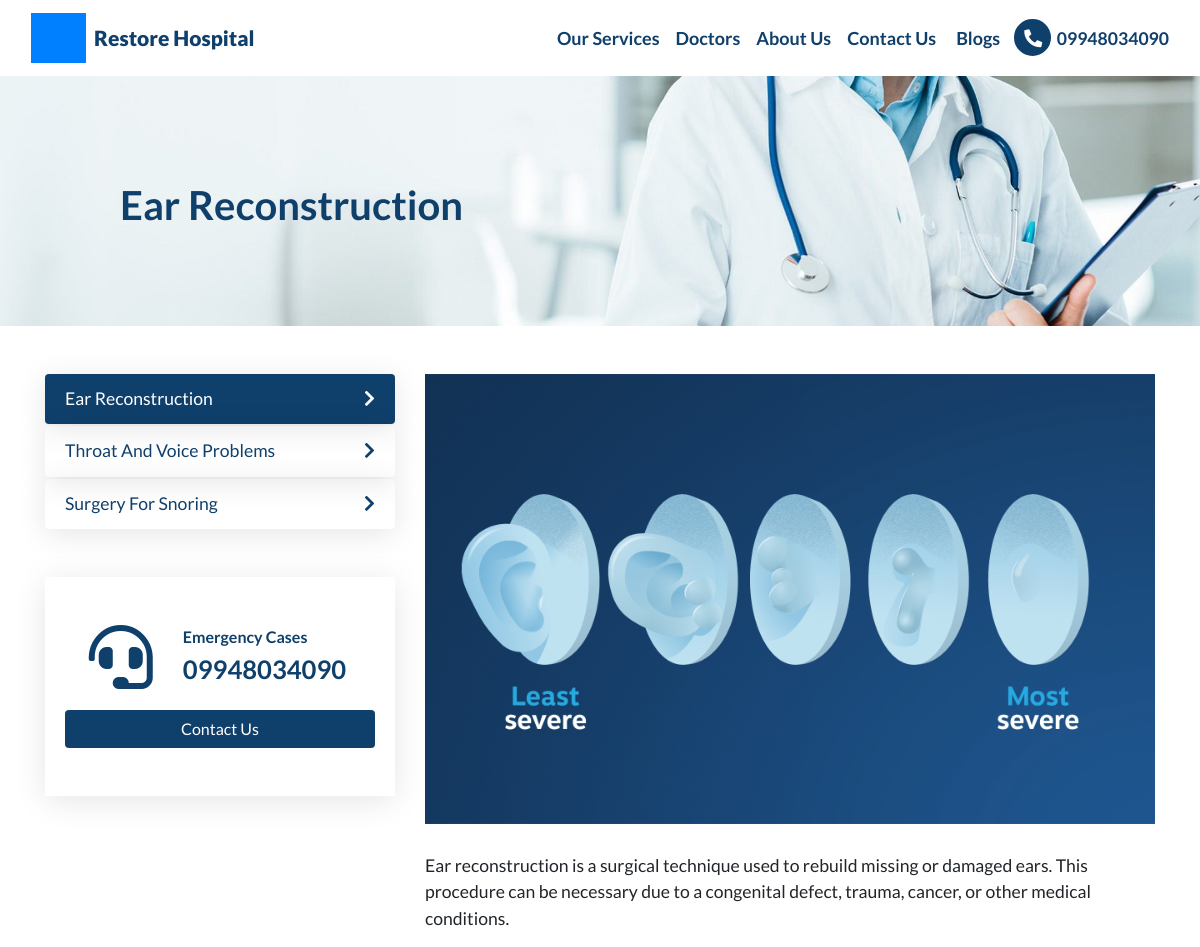
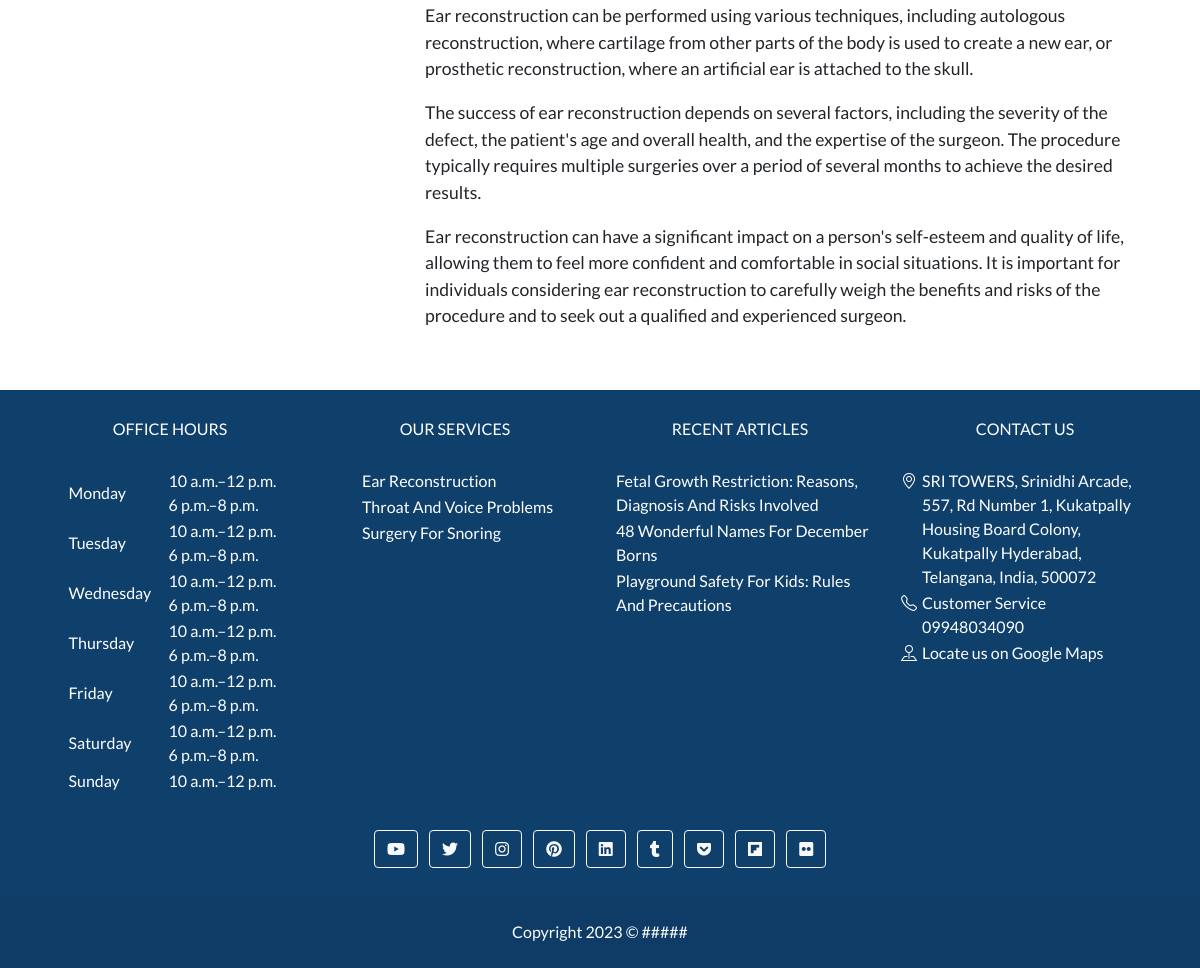
Screenshot of /services/ear-reconstruction/ with the database file from the repository (2 pictures, top to bottom).
### web_app/models.py (models this page shows, shortened)
class CustomSiteContent(models.Model):
    STATUS_CHOICE = (
        ("draft", "Draft"),
        ("published", "Published")
    )
    site_name = models.CharField(max_length=255)
    site_url = models.CharField(max_length=255)
    logo = models.ImageField(upload_to="logo/")
    favicon = models.ImageField(upload_to="logo/")
    nav_brand_html = RichTextUploadingField()
    nav_html = RichTextUploadingField()
    footer_html = RichTextUploadingField(null=True, blank=True)
    nav_icon_html = models.CharField(max_length=255, null=True, blank=True)
    social_links_html = models.TextField(null=True, blank=True)
    script = models.TextField(null=True, blank=True)
    copyright_text = models.CharField(max_length=255, null=True, blank=True)
    status = models.CharField(max_length=20, choices=STATUS_CHOICE, default="draft")
    created_at = models.DateTimeField(auto_now_add=True)
    updated_at = models.DateTimeField(auto_now=True)

class Service(models.Model):
    STATUS_CHOICE = (
        ("draft", "Draft"),
        ("published", "Published")
    )
    name = models.CharField(max_length=255)
    slug = models.SlugField(max_length=255)
    type = models.CharField(max_length=255)
    additional_type= models.CharField(max_length=255, null=True, blank=True, help_text="https://en.wikipedia.org/wiki/Clear_aligners")
    brand= models.CharField(max_length=100, null=True, blank=True)
    description = models.TextField()
    disambiguating_description = models.CharField(max_length=255, null=True, blank=True)
    image = models.ImageField(upload_to='images')
    image_caption = models.CharField(max_length=255)
    potential_action = models.CharField(max_length=255, null=True, blank=True, help_text="Call for a free consultation")
    is_part_of=models.URLField(max_length=255, default="https://soumyahospitals.com")
    reviewed_by = models.ForeignKey(Doctor, on_delete=models.CASCADE, related_name="service_reviewed_by")
    content = RichTextUploadingField(help_text="content will display in frontend only")
    status = models.CharField(max_length=20, choices=STATUS_CHOICE, default="Draft")

class ContactPoint(models.Model):
    business = models.ForeignKey(Business, on_delete=models.CASCADE)
    type = models.CharField(max_length=255,default="ContactPoint")
    contactType = models.CharField(max_length=255)
    telephone = models.CharField(max_length=255)
    email = models.CharField(max_length=255)

class OpeningHours(models.Model):
    business = models.ForeignKey(Business, on_delete=models.CASCADE)
    day = models.CharField(max_length=255, choices=STATUS_CHOICE)
    timming = models.CharField(max_length=255)

class Adress(models.Model):
    business = models.ForeignKey(Business, on_delete=models.CASCADE, default="PostalAddress")
    type = models.CharField(max_length=255)
    postalCode = models.CharField(max_length=255)
    addressRegion = models.CharField(max_length=255)
    addressCountry = models.CharField(max_length=255)
    streetAddress = models.CharField(max_length=500)
    addressLocality = models.CharField(max_length=500)

### guides/models.py (models this page shows, shortened)
class Blog(models.Model):
    STATUS_CHOICE = (
        ("draft", "Draft"),
        ("published", "Published")
    )
    meta_title = models.CharField(max_length=500)
    meta_desc = models.CharField(max_length=500)
    url_slug = models.SlugField(max_length=500, unique=True)
    content = RichTextUploadingField()
    toc = RichTextUploadingField(verbose_name="Table of Content", null=True, blank=True)
    featured_image = models.ImageField(upload_to="guides_featured_image/",null=True,blank=True)
    category = models.CharField(max_length=255, null=True, blank=True)
    publisher = models.ForeignKey(Business, on_delete=models.CASCADE)
    created_by = models.ForeignKey(Doctor, on_delete=models.CASCADE, related_name="blog_created_by")
    reviewed_by = models.ForeignKey(Doctor, on_delete=models.CASCADE, related_name="blog_reviewed_by")
    reviewed_at = models.DateTimeField()
    auto_gen_toc = models.BooleanField(verbose_name="Auto Generate Table of Content",default=True)
    status = models.CharField(max_length=20, choices=STATUS_CHOICE, default="Draft")
    category_slug = models.SlugField(max_length=255, null=True, blank=True)
    created_at = models.DateTimeField(auto_now_add=True)
    updated_at = models.DateTimeField(auto_now=True)

### web_app/views.py (the view)
# urls.py: path('services/<slug:service_name>/',services,name='services'),
def services(requests,service_name):
    requests.extra_context = {"page_url" : "services/{{x}}"}
    service_obj = get_object_or_404(Service,slug=service_name,status="published")
    provider_obj = Business.objects.all().first()
    k=CustomPageContent.objects.filter(url="services/{{x}}")
    context={
        "service_obj":service_obj,
        "provider":provider_obj.map_id,
        "contact_number":provider_obj.contactpoint_set.all().first().telephone,
        "all_services": Service.objects.all(),
        "service_name":service_name,
        "customdata":k[0]
    }
    requests.extra_context["context"] = context
    return render(requests,template_name="web_app/service_page.html",context=context)

### web_app/utils.py (called while the page is built)
def renderTemplate(content,context):
    template = Template(content)
    context = Context(context)
    content = template.render(context)
    return content

### web_app/templates/web_app/service_page.html (shortened to what this page needs)
{% extends 'base.html' %}
{% load static %}
{% block style %}
<link rel="stylesheet" href="{% static 'css/services.css' %}">
{% endblock style %}
{% block body %}
<div class="container my-5">
    <div class="row">
        <div class="col-lg-4 order-lg-1 order-2 mt-lg-0 mt-5">
            <ul id="all-services">
                {% for service in all_services %}
                    <a href="{% url 'web_app:services' service.slug %}" style="text-decoration: none;">
                    {% if service.slug == service_name %}
                        <li class="primary-theme card-effect">
                            {{service.name}}
                            <i class="float-right mt-1 fas fa-chevron-right"></i>
                        </li>
                    {% else %}
                        <li class="card-effect">
                            {{service.name}}
                            <i class="float-right mt-1 fas fa-chevron-right"></i>
                        </li>
                    {% endif %}
                    </a>
                {% endfor %}
            </ul>
            <div class="card-effect mt-5 py-5" style="color: var(--primary-bg);">
                <div class="row justify-content-center">
                    <div class="col-auto">
                        <i class="fas fa-4x fa-headset"></i>
                    </div>
                    <div class="col-auto font-weight-bold">
                        <span>Emergency Cases</span>
                        <h2>{{contact_number}}</h2>
                    </div>
                </div>
                <a class="btn btn-default w-100 primary-theme mt-3" href="/contact-us/" role="button">Contact Us</a>
            </div>
        </div>
        <div class="col-lg-8 order-lg-2 order-1">
            <div class="img-bg-div" style="background-image: url('{{service_obj.image.url}}');"></div>
            <br>
            {{service_obj.content|safe}}
        </div>
    </div>
</div>
{% endblock body %}

### web_app/templates/base.html (shortened to what this page needs)
{% load static %}
<!doctype html>
<html lang="en">
<head>
    <link href="https://cdnjs.cloudflare.com/ajax/libs/font-awesome/5.15.1/css/all.min.css" rel="stylesheet" />
    <link rel="stylesheet" href="https://cdnjs.cloudflare.com/ajax/libs/bootstrap/4.6.2/css/bootstrap.min.css">
    <link rel="stylesheet" href="https://cdn.jsdelivr.net/npm/bootstrap-icons@1.10.3/font/bootstrap-icons.css">
    <link rel="stylesheet" href="{% static 'css/global.css' %}">
    <link rel="stylesheet" href="{% static 'css/admin.css' %}">
    {% block style %}
    {% endblock style %}
</head>
<body>
    <nav class="navbar navbar-expand-lg navbar-dark secondary-theme">
        <div class="container-fluid">
            <span class="navbar-brand">
                <a href="/">
                    {% if custom_site_content_obj.nav_brand_html %}
                        {{custom_site_content_obj.nav_brand_html|safe}}
                    {% endif %}
                </a>
            </span>
            <div class="collapse navbar-collapse" id="navbarToggler">
                {% if custom_site_content_obj.nav_html %}
                    {{custom_site_content_obj.nav_html|safe}}
                {% endif %}
            </div>
        </div>
    </nav>
    {% if request.path != "/" %}
    <div class="cover-img-bg-div" style="background-image: url('{{top_img.url}}');">
        <h1 class="title">{{cover_img_title}}</h1>
    </div>
    {% endif %}
    <div style="min-height: 70vh;">
    {% block body %}
    {% endblock body %}
    </div>
    <footer class="text-lg-start primary-theme">
        <section class="pt-4">
            <div class="container">
                <div class="row">
                    <div class="col-md-3 col-lg-3 col-xl-3 mx-auto mb-4">
                        <h6 class="text-center text-uppercase fw-bold mb-4">
                            Office Hours
                        </h6>
                        <table style="margin: auto;">
                            <tbody>
                                {% for i in oh %}
                                <tr>
                                    <td style="width:100px;">{{i.day}}</td>
                                    <td>{{i.timming|safe}}</td>
                                </tr>
                                {% endfor %}
                            </tbody>
                        </table>
                    </div>
                     <div class="col-md-3 col-lg-3 col-xl-3 mx-auto mb-4">
                        <h6 class="text-center text-uppercase fw-bold mb-4">
                            Our Services
                        </h6>
                        <table style="margin: auto;">
                            <tbody>
                                {% for i in six_services_obj %}
                                <tr>
                                    <td><a href="{% url 'web_app:services' i.slug %}" target="_blank"  class="text-white">{{i.name}}</a></td>
                                </tr>
                                {% endfor %}
                            </tbody>
                        </table>
                    </div>
                      <div class="col-md-3 col-lg-3 col-xl-3 mx-auto mb-4">
                        <h6 class="text-center text-uppercase fw-bold mb-4">
                            Recent Articles
                        </h6>
                        <table style="margin: auto;">
                            <tbody>
                                {% for article in recent_articles %}
                                <tr>
                                    <td><a href="{% url 'guides:blog_url' article.url_slug %}" target="_blank"  class="text-white">{{article.meta_title}}</a></td>
                                </tr>
                                {% endfor %}
                            </tbody>
                        </table>
                    </div>
                    <div class="col-md-3 col-lg-3 col-xl-3 mx-auto mb-4">
                        <h6 class="text-center text-uppercase fw-bold mb-4">Contact Us</h6>
                         <table style="margin: auto;">
                            <tbody>
                                {% for i in add %}
                                <tr>
                                    <td style="vertical-align: top;width: 21px;"><i class="bi bi-geo-alt"></i></td>
                                    <td>{{i.streetAddress}}, {{i.addressLocality}}
                                        {{i.addressRegion}}, {{i.addressCountry}}, {{i.postalCode}}</td>
                                </tr>
                                {% endfor %}
                                {% for i in ct %}
                                <tr>
                                    <td style="vertical-align: top;width: 21px;"><i class="bi bi-telephone"></i></td>
                                    <td>{{i.contactType}}<br>{{i.telephone}}</td>
                                </tr>
                                {% endfor %}
                                <tr>
                                    <td style="vertical-align: top;width: 21px;"><i class="bi bi-pin-map"></i></i></td>
                                    <td style="word-break: break-all;"><a href="{{map_id}}" target="_blank"  class="text-white">Locate us on Google Maps</a></td>
                                </tr>
                            </tbody>
                        </table>
                    </div>
                </div>
            </div>
        </section>
        {% if custom_site_content_obj.social_links_html %}
            {{custom_site_content_obj.social_links_html|safe}}
        {% endif %}
        <div class="text-center p-4" style="background-color: rgba(0, 0, 0, 0.05);">
            {{custom_site_content_obj.copyright_text|safe}}
        </div>
    </footer>
</body>
</html>

### web_app/static/css/global.css (style rules this page uses)
:root { --primary-bg: #0f3f6b; --secondary-bg: white; --primary-text: white; --secondary-text: black; --gray-bg-light: #e9ecef; --gray-bg-dark: #dfe0e1; }
body { font-family: 'Lato', sans-serif; }
.primary-theme { background-color: var(--primary-bg) !important; color: var(--primary-text) !important; }
.secondary-theme { background-color: var(--secondary-bg) !important; color: var(--secondary-text) !important; }
.secondary-theme .nav-link { color: var(--primary-bg) !important; font-weight: 700; font-size: large; }
.round-icon i { padding: 10px; width: 41.2px; height: 41.2px; font-size: large; text-align: center; text-decoration: none; border: 2px solid; color: white; border-color: white; background-color: var(--primary-bg); border-radius: 50%; }
.secondary-theme a.round-icon { text-decoration: none; color: var(--primary-bg) !important; }
p { font-size: 1.1rem; padding-top: 5px; padding-bottom: 5px; margin-bottom: 0.5rem !important; }
li { font-size: 1.1rem; }
.h1, h1 { font-size: 1.8rem !important; font-weight: bold; }
.h2, h2 { font-size: 1.6rem !important; font-weight: bold; }
.h1, h1, .h2, h2, .h3, h3, .h4, h4, .h5, h5, .h6, h6 { padding-left: 0px; padding-right: 5px; padding-top: 5px; padding-bottom: 5px; margin-bottom: 0.25rem; }
.navbar-brand a { text-decoration: none; }
.navbar-brand .site-name { color:var(--primary-bg); font-weight: 900; text-align: center; font-size: 21px; }
.cover-img-bg-div { height: 250px; width: 100%; background-repeat: no-repeat; background-position: center; background-size: cover; color: var(--primary-bg); }
.cover-img-bg-div .title { position: relative; top: 40%; left: 10%; font-weight: bold; max-width: 50%; font-size: 2.5rem !important; }

### web_app/static/css/services.css (style rules this page uses)
.img-bg-div { height: 450px; width: 100%; background-repeat: no-repeat; background-position: center; background-size: cover; }
#all-services { list-style: none; padding-left: 0; margin-bottom: 0; }
.card-effect { padding: .75rem 1.25rem; box-shadow: 0px 5px 30px rgba(0, 0, 0, 0.1); }
#all-services li { cursor: pointer; color: var(--primary-bg); margin-bottom: 2px; border-radius: 4px; }

### rows the page displays
CustomSiteContent: nav_brand_html (picture), nav_brand_html "Restore Hospital", nav_html "Our Services Doctors About Us Contact Us Blogs 09948034090", copyright_text "Copyright 2023 © #####"
Service: name "Ear Reconstruction", image (picture), content "Ear reconstruction is a surgical technique used to rebuild missing or damaged ears. This procedure can be necessary due to a congenital defect, trauma, cancer, or other medical conditions. Ear reconstruction can be performed using various techniques, including autologous reconstruction, where cartilage from other parts of the body is used to create a new ear, or prosthetic reconstruction, where an artificial ear is attached to the skull. The success of ear reconstruction depends on several factors, including the severity of the defect, the patient's age and overall health, and the expertise of the surgeon. The procedure typically requires multiple surgeries over a period of several months…"
Service: name "Throat And Voice Problems"
Service: name "Surgery For Snoring"
ContactPoint: telephone "09948034090", contactType "Customer Service"
OpeningHours: day "Monday", timming "10 a.m.–12 p.m. 6 p.m.–8 p.m."
OpeningHours: day "Tuesday", timming "10 a.m.–12 p.m. 6 p.m.–8 p.m."
OpeningHours: day "Wednesday", timming "10 a.m.–12 p.m. 6 p.m.–8 p.m."
OpeningHours: day "Thursday", timming "10 a.m.–12 p.m. 6 p.m.–8 p.m."
OpeningHours: day "Friday", timming "10 a.m.–12 p.m. 6 p.m.–8 p.m."
OpeningHours: day "Saturday", timming "10 a.m.–12 p.m. 6 p.m.–8 p.m."
OpeningHours: day "Sunday", timming "10 a.m.–12 p.m."
Blog: meta_title "Fetal Growth Restriction: Reasons, Diagnosis And Risks Involved"
Blog: meta_title "48 Wonderful Names For December Borns"
Blog: meta_title "Playground Safety For Kids: Rules And Precautions"
Adress: streetAddress "SRI TOWERS, Srinidhi Arcade, 557, Rd Number 1", addressLocality "Kukatpally Housing Board Colony, Kukatpally", addressRegion "Hyderabad, Telangana", addressCountry "India", postalCode "500072"

### other values shown
{{ cover_img_title }} "Ear Reconstruction"
